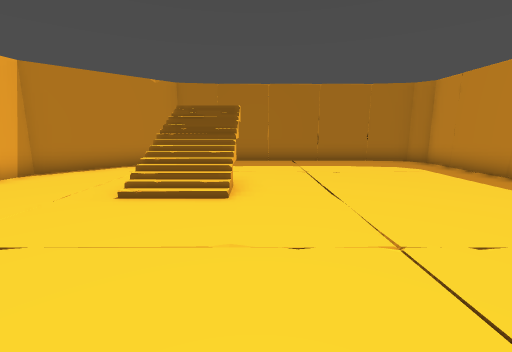
[1] (above)

12 first-person views from a walk through a level from a Godot 3-D game. The camera is 1.2 m above the floor, tilts 10° down and sees 90° across. The floor is counted in squares, 1 m on a side. Each view is taken from the middle of a square. On the plan, view 1 faces up. The plan holds only what a view shows up to about 12 squares ahead; the rest is blank.

[2]
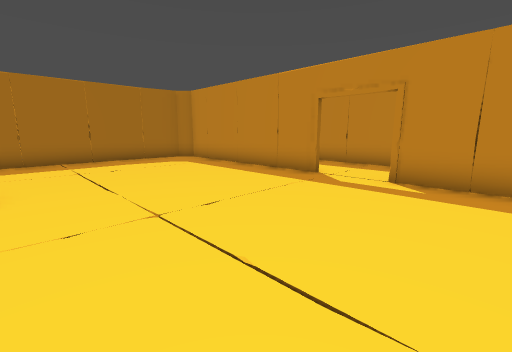

[3]
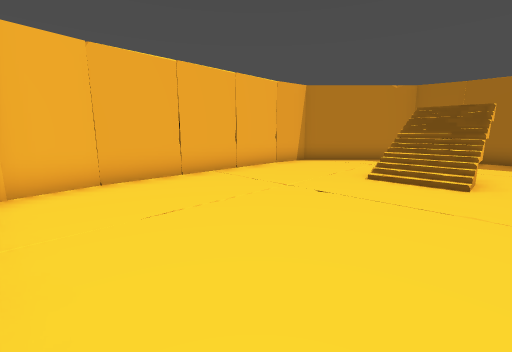

[4]
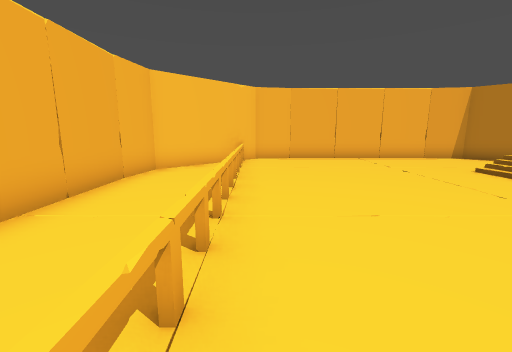

[5]
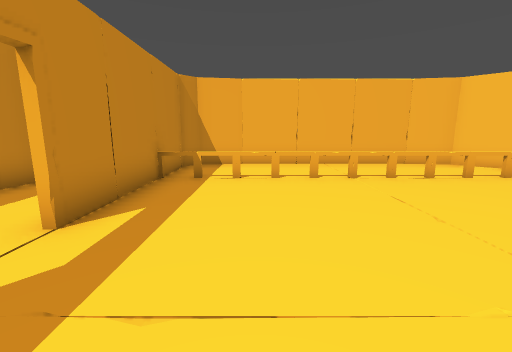

[6]
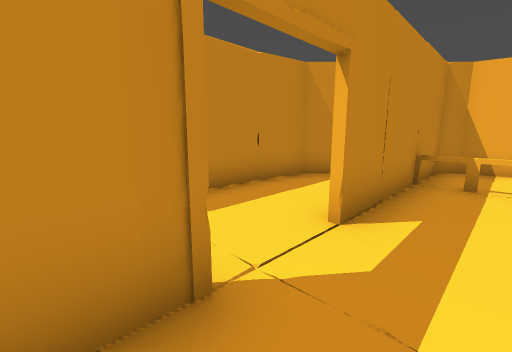

[7]
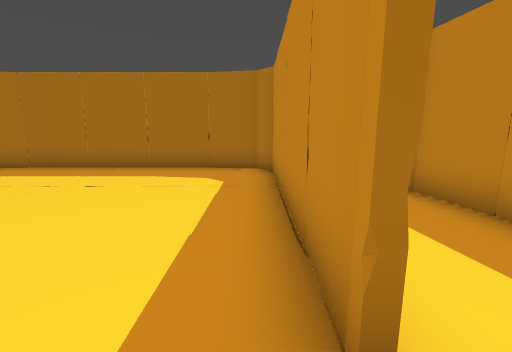

[8]
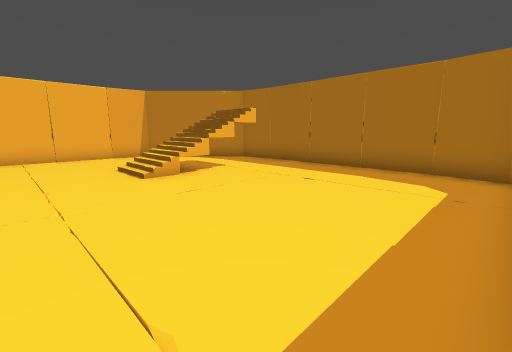

[9]
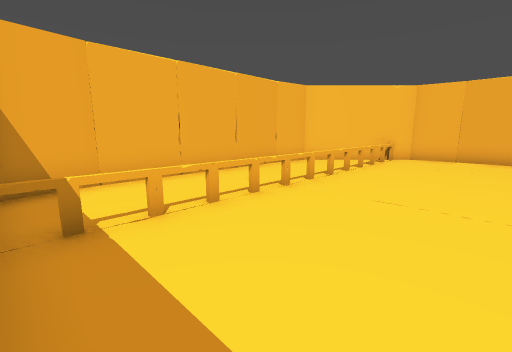

[10]
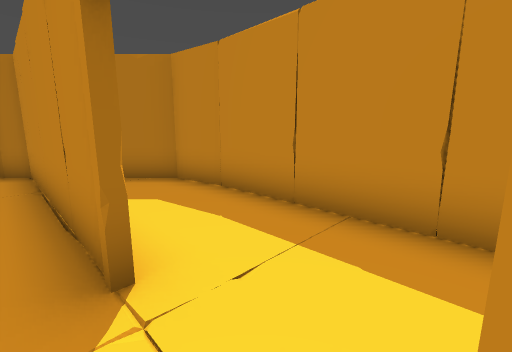

[11]
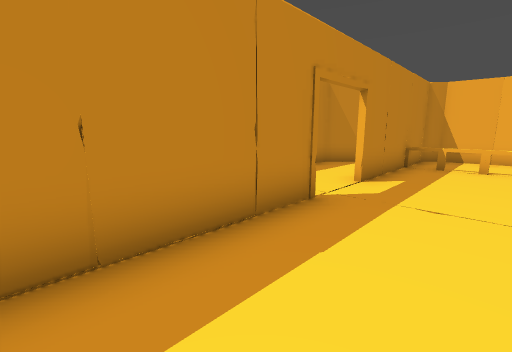

[12]
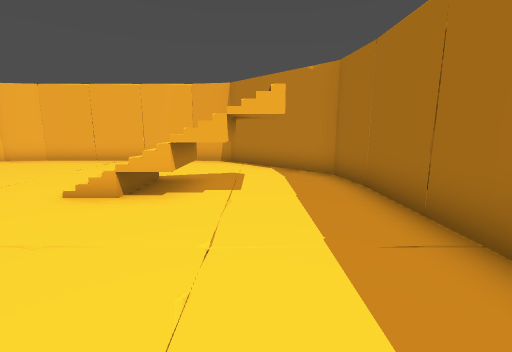

### Floor plan
Key: @ floor where view 1 was taken; # wall or solid block; x gap in a wall; . floor; / step, stairs or slope; = window, fence, low wall or low ledge.
Columns run from 7 left of view 1 to 9 right of it. Each row starts with its distance up from view 1.
 11     ##########
 10    ##........##
  9   ##..........#
  8  ##..//.......###
  7 ##..///.......#.#
  6 #....//.......#.#
  5 #....//.......#.#
  4 #.............#.#
  3 #.............x.#
  2 #...............#
  1 #.............x.#
  0 #......@......#.#
 -1 #.............#.#
 -2 ##............#.#
 -3  ##===========###
 -4   ##..........#
 -5    ############

Positions as (right, up) in squares from view 1, and headings:
1: (0, 0), facing up
2: (0, -1), facing up-right
3: (0, -2), facing up-left
4: (5, -2), facing left
5: (4, 4), facing down
6: (5, 4), facing down-right
7: (6, 2), facing up
8: (6, 2), facing up-left
9: (6, 1), facing down-left
10: (6, 1), facing up-right
11: (4, 7), facing down-right
12: (4, 8), facing left
